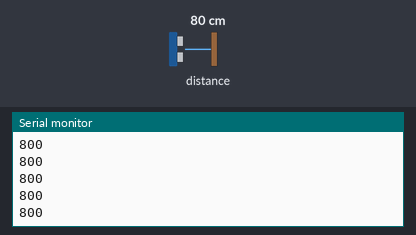
Recording of a sketch running on a simulated Arduino Uno, built with avr-gcc and run on an emulated ATmega328P. On the bench: the last lines printed to the serial monitor. Inputs (shaded band) come from the test bench; at power-on: distance to the obstacle 80 cm.

Above: at 1.2 s.
1.3 s: distance to the obstacle set to 2 cm
At 2.1 s:
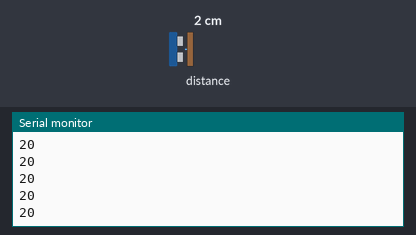
2.8 s: distance to the obstacle set to 4 cm
At 3.3 s:
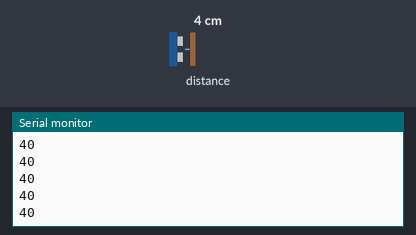
Timing chart, 0 to 5.8 s (numbered marks = the images above; inputs shaded):
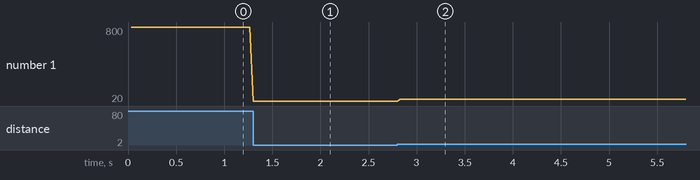

Measured:
- after the input at 1.3 s, the serial monitor: prints a new line at once (image 1)
- after the input at 2.8 s, the serial monitor: prints a new line at once (image 2)
- plotted number 1: 800 → 20 after the input at 1.3 s, 20 → 40 after the input at 2.8 s

The sketch:

VL53L1X.ino
```cpp
#include <Wire.h>
#include <VL53L1X.h>

VL53L1X sensor;

void setup()
{
  Serial.begin(9600);

  Wire.begin();
  Wire.setClock(400000);

  sensor.setTimeout(10000);

  if (!sensor.init()) {
    Serial.println("Failed");
    while (1);
  }

  sensor.setDistanceMode(VL53L1X::Long);
  sensor.setMeasurementTimingBudget(50000);
  sensor.startContinuous(50);
}

void loop()
{
  Serial.print(sensor.read());

  if (sensor.timeoutOccurred()) {
    Serial.print("TIMEOUT");
  }

  Serial.println();
}
```
